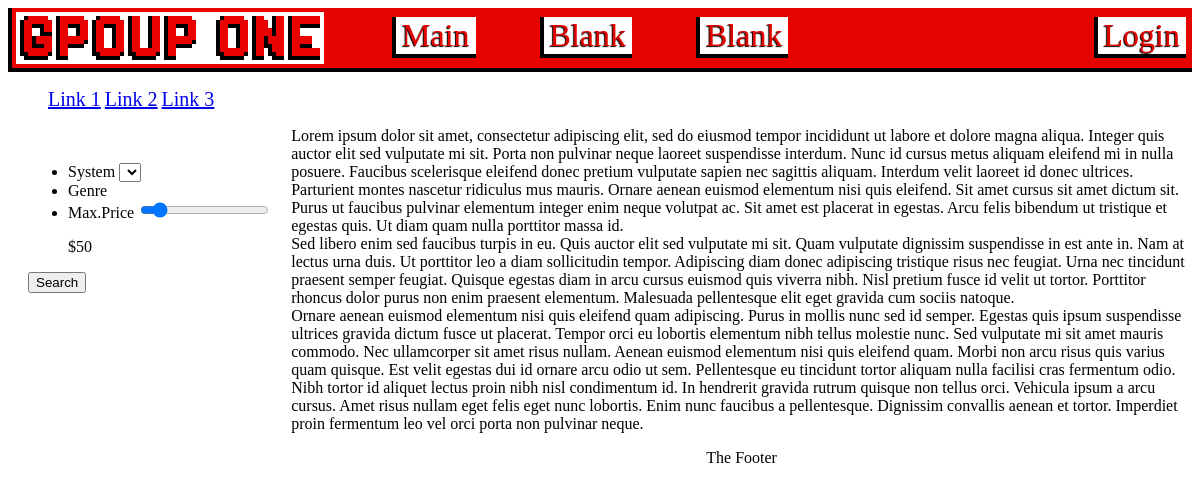
Before: / with the older database file.
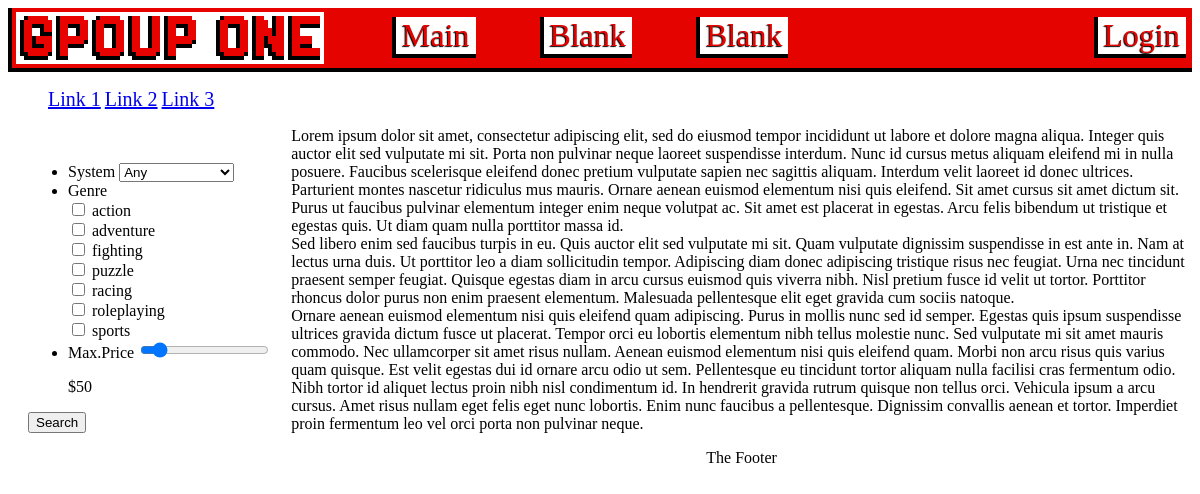
After: the same page with the newer database file.
### tables this page shows
CREATE TABLE `genres` (
  `id` mediumint(8) UNSIGNED NOT NULL,
  `genre_name` varchar(40) NOT NULL
);

### index.php (the view, shortened to what this page needs)
<?php
if(!isset($items)){$items=NULL;}
$dbc  = connect_to_database();
$query = " SELECT * from systems ORDER BY system_name";
$systems = mysqli_query($dbc,$query);
$query = " SELECT * from genres ORDER BY genre_name";
$genres = mysqli_query($dbc,$query);
?>
<html>
<head>
<link rel="stylesheet" type="text/css" href="index_style.css">
</head>
<body>
<?php include 'header.php';?>
	<nav>
		<ul>
			<li><a href="www.somelink.com">Link 1</a></li>
			<li><a href="www.somelink.com">Link 2</a></li>
			<li><a href="www.somelink.com">Link 3</a></li>
		</ul>
	</nav>
	<aside>
		<form action="handle_search.php" method="get">
			<div class="selection-window">
				<ul>
					<li><label for="systemselecter">System</label>
					<select  name="systemselecter" id="systemselecter">
						<?php foreach($systems as $systems):?>
							<option value="<?= $systems['system_intials']?>"><?= $systems['system_name']?></option>
						<?php endforeach;?>
					</select>
					</li>
					<li><label for="genreselecter">Genre</label>
						<?php foreach($genres as $genres):?>
						<div class="genreoption">
							<input type="checkbox" id="<?= $genres['genre_name']?>" name="<?= $genres['genre_name']?>" value="<?= $genres['genre_name']?>">
							<label for "<?= $genres['genre_name']?>"><?= $genres['genre_name']?></label>
						</div>
						<?php endforeach;?>
							</li>
					<li><label for="priceslider">Max.Price</label>
					<input type="range" name="priceslider" id="priceslider" min="0" max="500" value="50">
					<br><p>$<span id="currentprice"></span></p></li>
				</ul>
					<input type="submit" value="Search">
				</div>
			</form>
	</aside>
	<article>
		<?php if (empty($items)):?>
			<p>Lorem ipsum dolor sit amet, consectetur adipiscing elit, sed do eiusmod tempor incididunt ut
			labore et dolore magna aliqua. Integer quis auctor elit sed vulputate mi sit. Porta non pulvinar
			neque laoreet suspendisse interdum. Nunc id cursus metus aliquam eleifend mi in nulla posuere.
			Faucibus scelerisque eleifend donec pretium vulputate sapien nec sagittis aliquam. Interdum velit
			laoreet id donec ultrices. Parturient montes nascetur ridiculus mus mauris. Ornare aenean euismod
			elementum nisi quis eleifend. Sit amet cursus sit amet dictum sit. Purus ut faucibus pulvinar
			elementum integer enim neque volutpat ac. Sit amet est placerat in egestas. Arcu felis bibendum
			ut tristique et egestas quis. Ut diam quam nulla porttitor massa id.<br>Sed libero enim sed faucibus
			turpis in eu. Quis auctor elit sed vulputate mi sit. Quam vulputate dignissim suspendisse in est
			ante in. Nam at lectus urna duis. Ut porttitor leo a diam sollicitudin tempor. Adipiscing diam
			donec adipiscing tristique risus nec feugiat. Urna nec tincidunt praesent semper feugiat. Quisque
			egestas diam in arcu cursus euismod quis viverra nibh. Nisl pretium fusce id velit ut tortor.
			Porttitor rhoncus dolor purus non enim praesent elementum. Malesuada pellentesque elit eget gravida
			cum sociis natoque.<br>Ornare aenean euismod elementum nisi quis eleifend quam adipiscing. Purus in
			mollis nunc sed id semper. Egestas quis ipsum suspendisse ultrices gravida dictum fusce ut
			placerat. Tempor orci eu lobortis elementum nibh tellus molestie nunc. Sed vulputate mi sit amet
			mauris commodo. Nec ullamcorper sit amet risus nullam. Aenean euismod elementum nisi quis eleifend
			quam. Morbi non arcu risus quis varius quam quisque. Est velit egestas dui id ornare arcu odio ut
			sem. Pellentesque eu tincidunt tortor aliquam nulla facilisi cras fermentum odio. Nibh tortor id
			aliquet lectus proin nibh nisl condimentum id. In hendrerit gravida rutrum quisque non tellus orci.
			Vehicula ipsum a arcu cursus. Amet risus nullam eget felis eget nunc lobortis. Enim nunc faucibus
			a pellentesque. Dignissim convallis aenean et tortor. Imperdiet proin fermentum leo vel orci porta
			non pulvinar neque.</p>
		<?php endif;?>
		</article>
</body>
<footer>
	<?php include 'footer.php';?>
</footer>
</html>

### header.php
<?php
echo "<div id=\"header\">";
echo "<img id=\"logo\" src=\"img/Logo_GroupOne.png\"/>";
echo "<a href=\"index.php\">Main</a>";
echo "<a href=\"blank.php\">Blank</a>";
echo "<a href=\"blank.php\">Blank</a>";
include 'includeLogin.php';
echo "</div>"
?>

### includeLogin.php (shortened to what this page needs)
<?php
echo "<div id=\"headerLogin\">";
if (isset($_SESSION['LoggedInUsername']))
{
  echo "<p>Welcome, " . $_SESSION['LoggedInUsername'] . "</p>";
  echo "<a href=\"logout.php\">Log Out</a>";
}
else
{
  echo "<a href=\"login.php\">Login</a>";
}
echo "</div>";
?>

### footer.php
<?php
echo "<div style=\"text-align:center;\">";
echo "<p>The Footer</p>";
echo "</div>"
?>

### index_style.css (style rules this page uses)
#header { background-color: #e50300; text-align: left; border-bottom: 4px solid #000000; display: flex; align-items: flex-end; height: 60px; width: 100%; margin: 0; padding: 0; }
#header > #logo { height: auto; width: auto; margin: 0 0 -4px; padding: 0; }
#header > #headerLogin { margin: 0 0 0 auto; display: flex; align-items: flex-end; }
#header > #headerLogin > a { margin: 0 6px 10px 0 !important; }
#header > a, #header > #headerLogin > a { color: #e50300; background-color: white; text-decoration: none; font-size: 32px; text-shadow: -1px 1px 1px #000000; border-left: 4px solid #000000; border-bottom: 4px solid #000000; margin: 0 0 10px 64px; padding: 0 6px; }
nav li { display:inline-block; font-size: 20px; padding:20 px; }
aside { border: 3px; float:left; padding: 20px; min-height:100%; }

Changed rows visible on the page:
added genres: genre_name "action"
added genres: genre_name "adventure"
added genres: genre_name "fighting"
added genres: genre_name "puzzle"
added genres: genre_name "racing"
added genres: genre_name "roleplaying"
added genres: genre_name "sports"
Other visible differences:
form field systemselecter: (not shown) → "Any"
